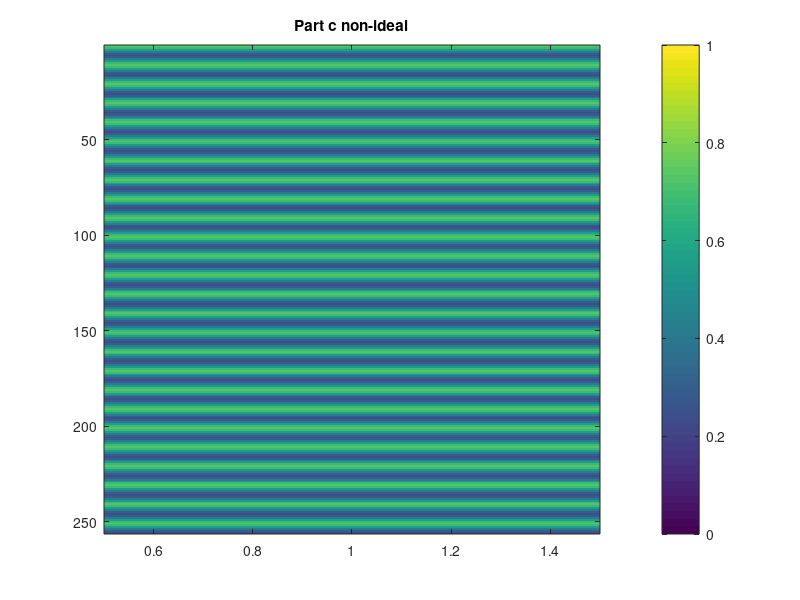
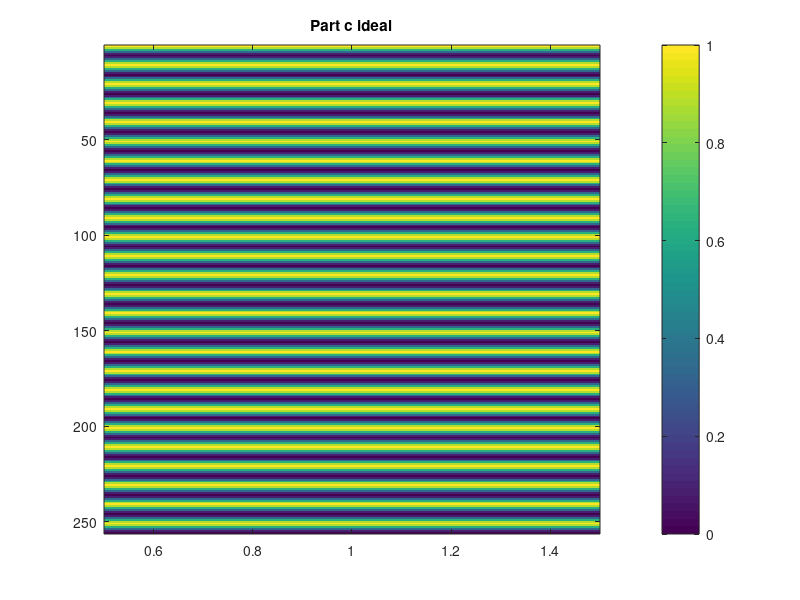

Recreate these plots in MATLAB, in order.
C1=zeros(256,1);
C2=zeros(256,1);
D1=zeros(256,1);
D2=zeros(256,1);

for m=0:255
    a=m;
    b=m+1;
    C1(m+1)=32+ (32/(b-(a-1)))*(1.51365*sin(0.2*pi*b) - 0.491816*cos(0.2*pi*b)-(1.51365*sin(0.2*pi*a) - 0.491816*cos(0.2*pi*a)));
end

for m=0:255
        C2(m+1)=32*(1+cos(0.2*pi*m));
end

for m=0:255
    D1(m+1)=32*(1+cos(5*pi*(m+0.4)));
end

for a=1:256
    for b=1:256
        D2(a,b)=0;
    end
end



image(C1)
colorbar
title('Part c non-ideal')

figure;

image(C2)
colorbar
title('Part c ideal')
